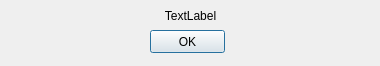
<?xml version="1.0" encoding="UTF-8"?>
<ui version="4.0">
 <class>Record</class>
 <widget class="QDialog" name="Record">
  <property name="geometry">
   <rect>
    <x>0</x>
    <y>0</y>
    <width>380</width>
    <height>66</height>
   </rect>
  </property>
  <property name="windowTitle">
   <string>Dialog</string>
  </property>
  <widget class="QPushButton" name="pushButton">
   <property name="geometry">
    <rect>
     <x>150</x>
     <y>30</y>
     <width>75</width>
     <height>23</height>
    </rect>
   </property>
   <property name="text">
    <string>OK</string>
   </property>
  </widget>
  <widget class="QLabel" name="label">
   <property name="geometry">
    <rect>
     <x>20</x>
     <y>5</y>
     <width>341</width>
     <height>21</height>
    </rect>
   </property>
   <property name="text">
    <string>TextLabel</string>
   </property>
   <property name="alignment">
    <set>Qt::AlignCenter</set>
   </property>
  </widget>
 </widget>
 <resources/>
 <connections/>
</ui>
